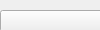
     <widget class="QWidget" name="vegetables">
      <property name="geometry">
       <rect>
        <x>0</x>
        <y>0</y>
        <width>100</width>
        <height>30</height>
       </rect>
      </property>
      <attribute name="label">
       <string>Vegetables</string>
      </attribute>
      <widget class="QWidget" name="gridLayoutWidget">
       <property name="geometry">
        <rect>
         <x>0</x>
         <y>10</y>
         <width>451</width>
         <height>421</height>
        </rect>
       </property>
       <layout class="QGridLayout" name="gridLayout">
        <item row="1" column="0">
         <widget class="QLabel" name="label_5">
          <property name="font">
           <font>
            <pointsize>17</pointsize>
           </font>
          </property>
          <property name="text">
           <string>Onion</string>
          </property>
          <property name="alignment">
           <set>Qt::AlignCenter</set>
          </property>
         </widget>
        </item>
        <item row="0" column="1">
         <widget class="QPushButton" name="potatoButton">
          <property name="text">
           <string/>
          </property>
          <property name="icon">
           <iconset>
            <normaloff>Images/vegetable/potato.jpg</normaloff>Images/vegetable/potato.jpg</iconset>
          </property>
          <property name="iconSize">
           <size>
            <width>150</width>
            <height>150</height>
           </size>
          </property>
          <property name="checkable">
           <bool>true</bool>
          </property>
         </widget>
        </item>
        <item row="3" column="1">
         <widget class="QLabel" name="label_8">
          <property name="font">
           <font>
            <pointsize>17</pointsize>
           </font>
          </property>
          <property name="text">
           <string>Tomato</string>
          </property>
          <property name="alignment">
           <set>Qt::AlignCenter</set>
          </property>
         </widget>
        </item>
        <item row="1" column="1">
         <widget class="QLabel" name="label_6">
          <property name="font">
           <font>
            <pointsize>17</pointsize>
           </font>
          </property>
          <property name="text">
           <string>Potato</string>
          </property>
          <property name="alignment">
           <set>Qt::AlignCenter</set>
          </property>
         </widget>
        </item>
        <item row="0" column="0">
         <widget class="QPushButton" name="onionButton">
          <property name="text">
           <string/>
          </property>
          <property name="icon">
           <iconset>
            <normaloff>Images/vegetable/onion.jpg</normaloff>Images/vegetable/onion.jpg</iconset>
          </property>
          <property name="iconSize">
           <size>
            <width>150</width>
            <height>150</height>
           </size>
          </property>
          <property name="checkable">
           <bool>true</bool>
          </property>
         </widget>
        </item>
        <item row="3" column="0">
         <widget class="QLabel" name="label_7">
          <property name="font">
           <font>
            <pointsize>17</pointsize>
           </font>
          </property>
          <property name="text">
           <string>Garlic</string>
          </property>
          <property name="alignment">
           <set>Qt::AlignCenter</set>
          </property>
         </widget>
        </item>
        <item row="2" column="0">
         <widget class="QPushButton" name="garlicButton">
          <property name="text">
           <string/>
          </property>
          <property name="icon">
           <iconset>
            <normaloff>Images/vegetable/garlic.jpg</normaloff>Images/vegetable/garlic.jpg</iconset>
          </property>
          <property name="iconSize">
           <size>
            <width>150</width>
            <height>150</height>
           </size>
          </property>
          <property name="checkable">
           <bool>true</bool>
          </property>
         </widget>
        </item>
        <item row="2" column="1">
         <widget class="QPushButton" name="tomatoButton">
          <property name="styleSheet">
           <string notr="true">background-color: rgb(255, 255, 255);</string>
          </property>
          <property name="text">
           <string/>
          </property>
          <property name="icon">
           <iconset>
            <normaloff>Images/vegetable/tomato.jpg</normaloff>Images/vegetable/tomato.jpg</iconset>
          </property>
          <property name="iconSize">
           <size>
            <width>150</width>
            <height>150</height>
           </size>
          </property>
          <property name="checkable">
           <bool>true</bool>
          </property>
         </widget>
        </item>
       </layout>
      </widget>
     </widget>
